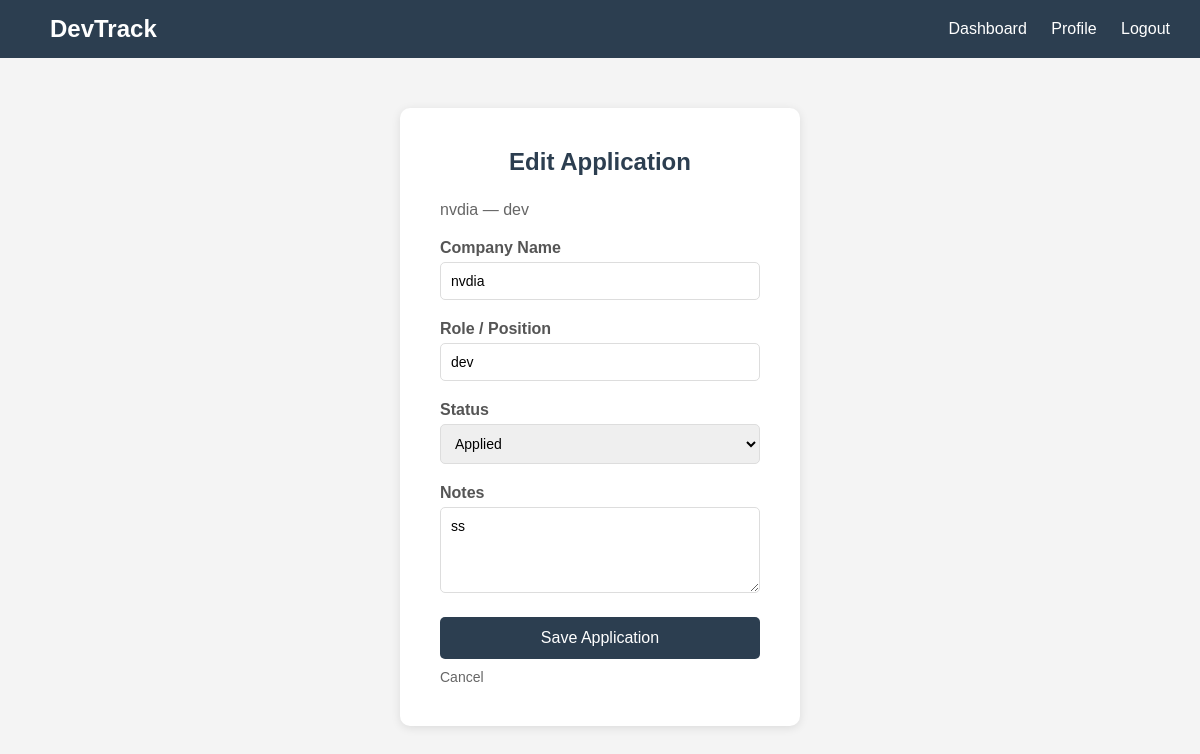
The app's page /application/edit/6 (signed in) with its own data.
### app/models.py (models this page shows, shortened)
class Application(db.Model):
    id = db.Column(db.Integer, primary_key=True)
    company = db.Column(db.String(100), nullable=False)
    role = db.Column(db.String(100), nullable=False)
    status = db.Column(db.String(20), nullable=False, default='Applied')
    date_applied = db.Column(db.DateTime, nullable=False, default=datetime.utcnow)
    notes = db.Column(db.Text, nullable=True)
    location = db.Column(db.String(100), nullable=True)
    job_type = db.Column(db.String(20), nullable=True, default='Internship')
    salary = db.Column(db.Integer, nullable=True)
    source = db.Column(db.String(50), nullable=True)
    interview_date = db.Column(db.DateTime, nullable=True)
    response_days = db.Column(db.Integer, nullable=True)
    user_id = db.Column(db.Integer, db.ForeignKey('user.id'), nullable=False)

### app/main/routes.py (the view, shortened to what this page needs)
@main.route('/application/edit/<int:application_id>', methods=['GET', 'POST'])
@login_required
def edit_application(application_id):
    application = Application.query.get_or_404(application_id)
    if application.user_id != current_user.id:
        flash('You cannot edit the application','danger')
        return redirect(url_for('main.dashboard'))
    form  = ApplicationForm()
    if request.method == 'GET':
        form.company.data = application.company
        form.role.data = application.role
        form.status.data = application.status
        form.notes.data = application.notes
    return render_template('main/edit_application.html', title='Edit Application', form=form, application=application)

### app/main/forms.py
class ApplicationForm(FlaskForm):
    company = StringField('Company Name', validators=[
        DataRequired(),
        Length(max=100)
    ])
    role = StringField('Role / Position', validators=[
        DataRequired(),
        Length(max=100)
    ])
    status = SelectField('Status', choices=[
        ('Applied', 'Applied'),
        ('Interview', 'Interview'),
        ('Offer', 'Offer'),
        ('Rejected', 'Rejected')
    ])
    location = StringField('Location', validators=[Optional(), Length(max=100)])
    job_type = SelectField('Job Type', choices=[
        ('Internship', 'Internship'),
        ('Full-time', 'Full-time'),
        ('Part-time', 'Part-time')
    ])
    salary = IntegerField('Salary / Stipend (monthly)', validators=[Optional()])
    source = SelectField('Found on', choices=[
        ('LinkedIn', 'LinkedIn'),
        ('Internshala', 'Internshala'),
        ('Unstop', 'Unstop'),
        ('Company Website', 'Company Website'),
        ('Referral', 'Referral'),
        ('Other', 'Other')
    ])
    notes = TextAreaField('Notes', validators=[Optional(), Length(max=500)])
    submit = SubmitField('Save Application')

### app/__init__.py (called while the page is built)
@login_manager.user_loader
def load_user(user_id):
    from app.models import User
    return User.query.get(int(user_id))

### app/templates/main/edit_application.html (shortened to what this page needs)
{% extends "base.html" %}
{% block content %}
<div class="form-container">
    <h2>Edit Application</h2>
    <p style="color:#666; margin-bottom:20px;">{{ application.company }} — {{ application.role }}</p>
    <form method="POST" action="">
        <div class="form-group">
            {{ form.company.label }}
            {{ form.company(class="form-input") }}
        </div>
        <div class="form-group">
            {{ form.role.label }}
            {{ form.role(class="form-input") }}
        </div>
        <div class="form-group">
            {{ form.status.label }}
            {{ form.status(class="form-input") }}
        </div>
        <div class="form-group">
            {{ form.notes.label }}
            {{ form.notes(class="form-input", rows=4) }}
        </div>
        {{ form.submit(class="btn") }}
        <a href="{{ url_for('main.dashboard') }}" class="btn-cancel">Cancel</a>
    </form>
</div>
{% endblock %}

### app/static/style.css (style rules this page uses)
* { margin: 0; padding: 0; box-sizing: border-box; font-family: Arial, sans-serif; }
body { background-color: #f4f4f4; color: #333; }
.form-container { max-width: 400px; margin: 50px auto; background: white; padding: 40px; border-radius: 10px; box-shadow: 0 2px 10px rgba(0,0,0,0.1); }
.form-container h2 { text-align: center; margin-bottom: 25px; color: #2c3e50; }
.form-group { margin-bottom: 20px; }
.form-group label { display: block; margin-bottom: 5px; font-weight: bold; color: #555; }
.form-input { width: 100%; padding: 10px; border: 1px solid #ddd; border-radius: 5px; font-size: 14px; }
.btn { width: 100%; padding: 12px; background-color: #2c3e50; color: white; border: none; border-radius: 5px; font-size: 16px; cursor: pointer; }
.btn { display: inline-block; padding: 12px 25px; background-color: #2c3e50; color: white; border: none; border-radius: 5px; font-size: 16px; cursor: pointer; text-decoration: none; }
.btn-cancel { display: inline-block; margin-top: 10px; color: #666; text-decoration: none; font-size: 14px; }

### records on screen
Application: company "nvdia", role "dev", status "Applied", notes "ss"
